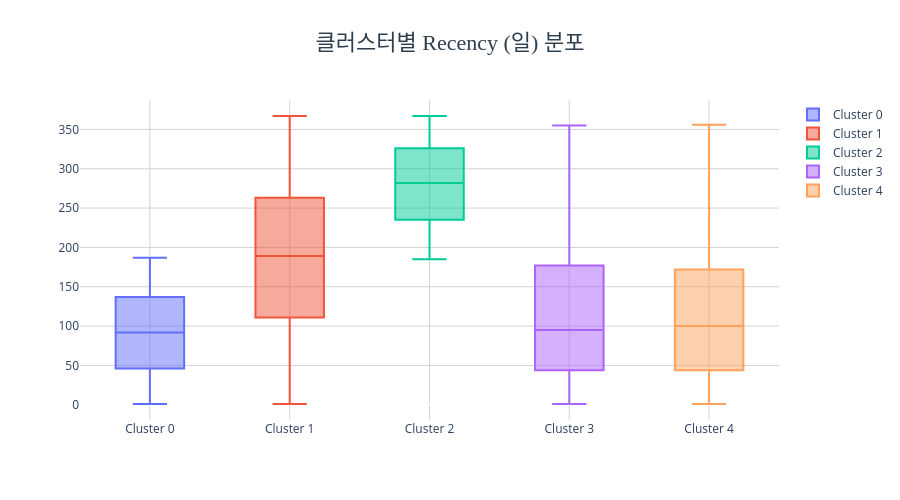
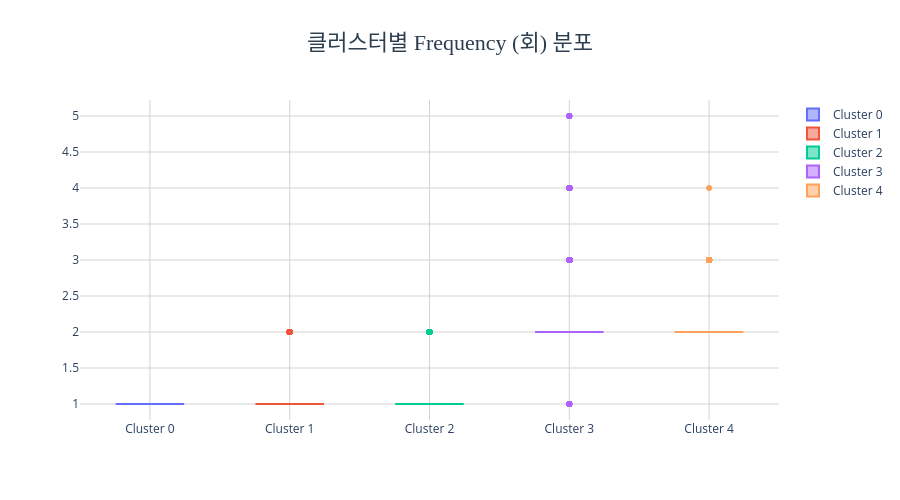
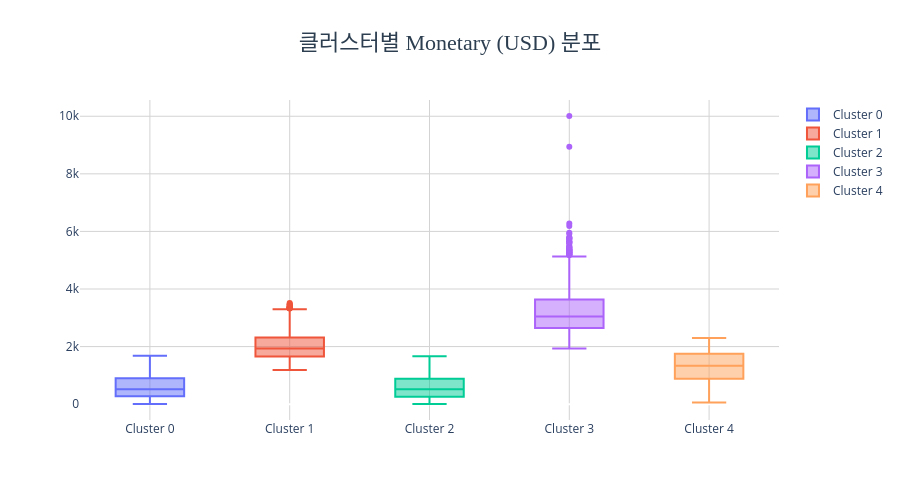

The notebook cell these images were saved under, in order:
### Code cell
from plotly.subplots import make_subplots
import plotly.graph_objects as go

colors = ['#636EFA', '#EF553B', '#00CC96', '#AB63FA', '#FFA15A']
metrics = ['Recency', 'Frequency', 'Monetary']
titles = ['Recency (일)', 'Frequency (회)', 'Monetary (USD)']

for metric, title in zip(metrics, titles):
    fig = go.Figure()
    
    for j, cluster_id in enumerate(sorted(rfm_lifetime['Cluster'].unique())):
        data = rfm_lifetime[rfm_lifetime['Cluster'] == cluster_id][metric]
        fig.add_trace(
            go.Box(
                y=data,
                name=f'Cluster {cluster_id}',
                marker_color=colors[j],
                boxpoints='outliers'
            )
        )
    
    fig.update_layout(
        title=dict(
            text=f'클러스터별 {title} 분포',
            font=dict(size=22, color='#2c3e50', family='Arial Black'),
            x=0.5,
            xanchor='center'
        ),
        height=500,
        width=900,
        plot_bgcolor='white'
    )
    
    fig.update_xaxes(gridcolor='lightgray')
    fig.update_yaxes(gridcolor='lightgray')
    
    fig.show()

### Figure 1 — Plotly figure (JSON) as saved in the notebook; plotly's stock layout.template omitted (floating-point values rounded to 4 significant figures; data arrays with more than 128 entries replaced by an {"elided": "..."} marker saying what was removed)
{"data": [{"boxpoints": "outliers", "marker": {"color": "#636EFA"}, "name": "Cluster 0", "type": "box", "y": {"elided": "5190 int values"}}, {"boxpoints": "outliers", "marker": {"color": "#EF553B"}, "name": "Cluster 1", "type": "box", "y": {"elided": "3020 int values"}}, {"boxpoints": "outliers", "marker": {"color": "#00CC96"}, "name": "Cluster 2", "type": "box", "y": {"elided": "5199 int values"}}, {"boxpoints": "outliers", "marker": {"color": "#AB63FA"}, "name": "Cluster 3", "type": "box", "y": {"elided": "1074 int values"}}, {"boxpoints": "outliers", "marker": {"color": "#FFA15A"}, "name": "Cluster 4", "type": "box", "y": {"elided": "1996 int values"}}], "layout": {"height": 500, "plot_bgcolor": "white", "title": {"font": {"color": "#2c3e50", "family": "Arial Black", "size": 22}, "text": "클러스터별 Recency (일) 분포", "x": 0.5, "xanchor": "center"}, "width": 900, "xaxis": {"gridcolor": "lightgray"}, "yaxis": {"gridcolor": "lightgray"}}}

### Figure 2 — Plotly figure (JSON) as saved in the notebook; plotly's stock layout.template omitted (floating-point values rounded to 4 significant figures; data arrays with more than 128 entries replaced by an {"elided": "..."} marker saying what was removed)
{"data": [{"boxpoints": "outliers", "marker": {"color": "#636EFA"}, "name": "Cluster 0", "type": "box", "y": {"elided": "5190 int values"}}, {"boxpoints": "outliers", "marker": {"color": "#EF553B"}, "name": "Cluster 1", "type": "box", "y": {"elided": "3020 int values"}}, {"boxpoints": "outliers", "marker": {"color": "#00CC96"}, "name": "Cluster 2", "type": "box", "y": {"elided": "5199 int values"}}, {"boxpoints": "outliers", "marker": {"color": "#AB63FA"}, "name": "Cluster 3", "type": "box", "y": {"elided": "1074 int values"}}, {"boxpoints": "outliers", "marker": {"color": "#FFA15A"}, "name": "Cluster 4", "type": "box", "y": {"elided": "1996 int values"}}], "layout": {"height": 500, "plot_bgcolor": "white", "title": {"font": {"color": "#2c3e50", "family": "Arial Black", "size": 22}, "text": "클러스터별 Frequency (회) 분포", "x": 0.5, "xanchor": "center"}, "width": 900, "xaxis": {"gridcolor": "lightgray"}, "yaxis": {"gridcolor": "lightgray"}}}

### Figure 3 — Plotly figure (JSON) as saved in the notebook; plotly's stock layout.template omitted (floating-point values rounded to 4 significant figures; data arrays with more than 128 entries replaced by an {"elided": "..."} marker saying what was removed)
{"data": [{"boxpoints": "outliers", "marker": {"color": "#636EFA"}, "name": "Cluster 0", "type": "box", "y": {"elided": "5190 float values"}}, {"boxpoints": "outliers", "marker": {"color": "#EF553B"}, "name": "Cluster 1", "type": "box", "y": {"elided": "3020 float values"}}, {"boxpoints": "outliers", "marker": {"color": "#00CC96"}, "name": "Cluster 2", "type": "box", "y": {"elided": "5199 float values"}}, {"boxpoints": "outliers", "marker": {"color": "#AB63FA"}, "name": "Cluster 3", "type": "box", "y": {"elided": "1074 float values"}}, {"boxpoints": "outliers", "marker": {"color": "#FFA15A"}, "name": "Cluster 4", "type": "box", "y": {"elided": "1996 float values"}}], "layout": {"height": 500, "plot_bgcolor": "white", "title": {"font": {"color": "#2c3e50", "family": "Arial Black", "size": 22}, "text": "클러스터별 Monetary (USD) 분포", "x": 0.5, "xanchor": "center"}, "width": 900, "xaxis": {"gridcolor": "lightgray"}, "yaxis": {"gridcolor": "lightgray"}}}
